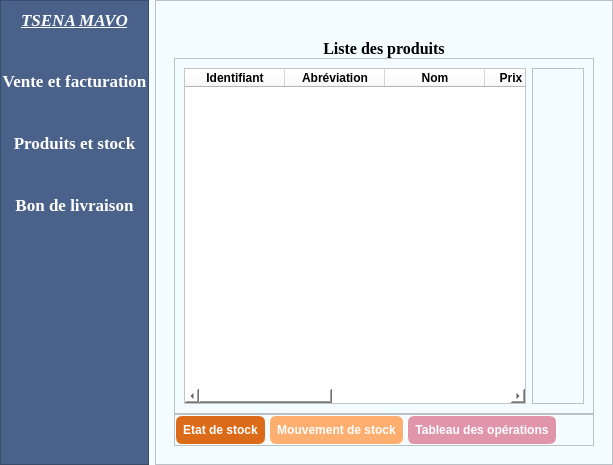
<?xml version="1.0" encoding="UTF-8"?>
<ui version="4.0">
 <class>App</class>
 <widget class="QWidget" name="App">
  <property name="geometry">
   <rect>
    <x>0</x>
    <y>0</y>
    <width>613</width>
    <height>465</height>
   </rect>
  </property>
  <property name="windowTitle">
   <string>Form</string>
  </property>
  <property name="styleSheet">
   <string notr="true">background-color: #F3FCFF</string>
  </property>
  <layout class="QHBoxLayout" name="horizontalLayout_2">
   <property name="leftMargin">
    <number>0</number>
   </property>
   <property name="topMargin">
    <number>0</number>
   </property>
   <property name="rightMargin">
    <number>0</number>
   </property>
   <property name="bottomMargin">
    <number>0</number>
   </property>
   <item>
    <widget class="QFrame" name="frame">
     <property name="styleSheet">
      <string notr="true">QFrame{
	background-color:#4A628A;
}
QPushButton{
	border: 1px solid #4A628A;
	background-color: #4A628A;
	color: white;
}
QPushButton:hover{
	background-color: #B9E5E8;
}
QPushButton:focus{
	background-color: #7AB2D3
}</string>
     </property>
     <property name="frameShape">
      <enum>QFrame::Shape::StyledPanel</enum>
     </property>
     <property name="frameShadow">
      <enum>QFrame::Shadow::Raised</enum>
     </property>
     <layout class="QVBoxLayout" name="verticalLayout">
      <property name="spacing">
       <number>40</number>
      </property>
      <property name="leftMargin">
       <number>0</number>
      </property>
      <property name="topMargin">
       <number>9</number>
      </property>
      <property name="rightMargin">
       <number>0</number>
      </property>
      <property name="bottomMargin">
       <number>9</number>
      </property>
      <item>
       <widget class="QLabel" name="label">
        <property name="font">
         <font>
          <family>Times New Roman</family>
          <pointsize>13</pointsize>
          <italic>true</italic>
          <bold>true</bold>
          <underline>true</underline>
         </font>
        </property>
        <property name="styleSheet">
         <string notr="true">color: white;</string>
        </property>
        <property name="text">
         <string>TSENA MAVO</string>
        </property>
        <property name="alignment">
         <set>Qt::AlignmentFlag::AlignCenter</set>
        </property>
       </widget>
      </item>
      <item>
       <widget class="QPushButton" name="btnPageVente">
        <property name="font">
         <font>
          <family>Times New Roman</family>
          <pointsize>13</pointsize>
          <bold>true</bold>
         </font>
        </property>
        <property name="text">
         <string>Vente et facturation</string>
        </property>
       </widget>
      </item>
      <item>
       <widget class="QPushButton" name="btnPageStock">
        <property name="font">
         <font>
          <family>Times New Roman</family>
          <pointsize>13</pointsize>
          <bold>true</bold>
         </font>
        </property>
        <property name="text">
         <string>Produits et stock</string>
        </property>
       </widget>
      </item>
      <item>
       <widget class="QPushButton" name="btnPageBon">
        <property name="font">
         <font>
          <family>Times New Roman</family>
          <pointsize>13</pointsize>
          <bold>true</bold>
         </font>
        </property>
        <property name="text">
         <string>Bon de livraison</string>
        </property>
       </widget>
      </item>
      <item>
       <spacer name="verticalSpacer">
        <property name="orientation">
         <enum>Qt::Orientation::Vertical</enum>
        </property>
        <property name="sizeHint" stdset="0">
         <size>
          <width>20</width>
          <height>40</height>
         </size>
        </property>
       </spacer>
      </item>
      <item>
       <widget class="QPushButton" name="btnDeconnexion">
        <property name="enabled">
         <bool>true</bool>
        </property>
        <property name="sizePolicy">
         <sizepolicy hsizetype="Preferred" vsizetype="Preferred">
          <horstretch>0</horstretch>
          <verstretch>0</verstretch>
         </sizepolicy>
        </property>
        <property name="font">
         <font>
          <family>Times New Roman</family>
          <pointsize>12</pointsize>
          <bold>true</bold>
         </font>
        </property>
        <property name="cursor">
         <cursorShape>PointingHandCursor</cursorShape>
        </property>
        <property name="styleSheet">
         <string notr="true">QPushButton{
	border:none;
	
	image: url(:/Downloads/CartoBMW/img/se-deconnecter.png);
}
QPushButton:hover{
	
	image: url(:/Downloads/CartoBMW/img/se-deconnecter (1).png);
	background-color: transparent;
}</string>
        </property>
        <property name="text">
         <string/>
        </property>
       </widget>
      </item>
     </layout>
    </widget>
   </item>
   <item>
    <widget class="QFrame" name="frame_6">
     <property name="frameShape">
      <enum>QFrame::Shape::StyledPanel</enum>
     </property>
     <property name="frameShadow">
      <enum>QFrame::Shadow::Raised</enum>
     </property>
     <layout class="QVBoxLayout" name="verticalLayout_2">
      <item>
       <widget class="QLabel" name="labelWorkspace">
        <property name="text">
         <string/>
        </property>
        <property name="alignment">
         <set>Qt::AlignmentFlag::AlignCenter</set>
        </property>
       </widget>
      </item>
      <item>
       <widget class="QStackedWidget" name="stackedWidget">
        <property name="font">
         <font>
          <family>Segoe UI</family>
          <pointsize>9</pointsize>
          <bold>false</bold>
         </font>
        </property>
        <property name="currentIndex">
         <number>1</number>
        </property>
        <widget class="QWidget" name="page_vente">
         <layout class="QVBoxLayout" name="verticalLayout_6">
          <item>
           <widget class="QLabel" name="label_2">
            <property name="font">
             <font>
              <family>Times New Roman</family>
              <pointsize>12</pointsize>
              <bold>true</bold>
             </font>
            </property>
            <property name="text">
             <string>Vente et facturation</string>
            </property>
            <property name="alignment">
             <set>Qt::AlignmentFlag::AlignCenter</set>
            </property>
           </widget>
          </item>
          <item>
           <widget class="QLineEdit" name="lineEditRecherche">
            <property name="styleSheet">
             <string notr="true">QLineEdit{
	border: 1px solid white;
	border-radius: 5px;
	
	background-color: rgb(255, 255, 255);
}

QLineEdit:focus{
	border: 1px solid black;
}</string>
            </property>
            <property name="placeholderText">
             <string>Recherche...</string>
            </property>
           </widget>
          </item>
          <item>
           <widget class="QFrame" name="frame_8">
            <property name="frameShape">
             <enum>QFrame::Shape::StyledPanel</enum>
            </property>
            <property name="frameShadow">
             <enum>QFrame::Shadow::Raised</enum>
            </property>
            <layout class="QHBoxLayout" name="horizontalLayout_5">
             <item>
              <widget class="QLabel" name="label_4">
               <property name="text">
                <string>Du :</string>
               </property>
              </widget>
             </item>
             <item>
              <widget class="QDateEdit" name="dateDebut"/>
             </item>
             <item>
              <widget class="QLabel" name="label_5">
               <property name="text">
                <string>Au :</string>
               </property>
              </widget>
             </item>
             <item>
              <widget class="QDateEdit" name="dateFin"/>
             </item>
             <item>
              <spacer name="horizontalSpacer_2">
               <property name="orientation">
                <enum>Qt::Orientation::Horizontal</enum>
               </property>
               <property name="sizeHint" stdset="0">
                <size>
                 <width>40</width>
                 <height>20</height>
                </size>
               </property>
              </spacer>
             </item>
             <item>
              <widget class="QPushButton" name="btnFiltrerDate">
               <property name="styleSheet">
                <string notr="true">QPushButton{
	border:none;
	image: url(:/Downloads/CartoBMW/img/systeme-de-filtrage-des-donnees.png);
}
QPushButton:hover{
	image: url(:/Downloads/CartoBMW/img/filtrage-des-donnees.png);
	
}</string>
               </property>
               <property name="text">
                <string/>
               </property>
              </widget>
             </item>
             <item>
              <widget class="QPushButton" name="btnReinitialiser">
               <property name="styleSheet">
                <string notr="true">QPushButton{
	border:none;
	
	image: url(:/Downloads/CartoBMW/img/faire-pivoter-le-symbole-dinterface-fleche-circulaire-gauche.png);
}
QPushButton:hover{
	image: url(:/Downloads/CartoBMW/img/annuler.png);
	
}</string>
               </property>
               <property name="text">
                <string/>
               </property>
              </widget>
             </item>
            </layout>
           </widget>
          </item>
          <item>
           <widget class="QFrame" name="frame_5">
            <property name="frameShape">
             <enum>QFrame::Shape::StyledPanel</enum>
            </property>
            <property name="frameShadow">
             <enum>QFrame::Shadow::Raised</enum>
            </property>
            <layout class="QHBoxLayout" name="horizontalLayout">
             <item>
              <widget class="QTableWidget" name="tableVente">
               <property name="styleSheet">
                <string notr="true">background-color: white;</string>
               </property>
               <attribute name="horizontalHeaderStretchLastSection">
                <bool>false</bool>
               </attribute>
               <column>
                <property name="text">
                 <string>Identifiant</string>
                </property>
                <property name="font">
                 <font>
                  <bold>true</bold>
                 </font>
                </property>
               </column>
               <column>
                <property name="text">
                 <string>Nom produit</string>
                </property>
                <property name="font">
                 <font>
                  <bold>true</bold>
                 </font>
                </property>
               </column>
               <column>
                <property name="text">
                 <string>Client</string>
                </property>
                <property name="font">
                 <font>
                  <bold>true</bold>
                 </font>
                </property>
               </column>
               <column>
                <property name="text">
                 <string>Quantité</string>
                </property>
                <property name="font">
                 <font>
                  <bold>true</bold>
                 </font>
                </property>
               </column>
               <column>
                <property name="text">
                 <string>CA</string>
                </property>
                <property name="font">
                 <font>
                  <bold>true</bold>
                 </font>
                </property>
               </column>
               <column>
                <property name="text">
                 <string>Date</string>
                </property>
                <property name="font">
                 <font>
                  <bold>true</bold>
                 </font>
                </property>
               </column>
               <column>
                <property name="text">
                 <string>Numéro du bon de livraison</string>
                </property>
                <property name="font">
                 <font>
                  <bold>true</bold>
                 </font>
                </property>
               </column>
              </widget>
             </item>
             <item>
              <widget class="QFrame" name="frame_2">
               <property name="frameShape">
                <enum>QFrame::Shape::StyledPanel</enum>
               </property>
               <property name="frameShadow">
                <enum>QFrame::Shadow::Raised</enum>
               </property>
               <layout class="QVBoxLayout" name="verticalLayout_3">
                <item>
                 <widget class="QPushButton" name="btnAjoutVente">
                  <property name="sizePolicy">
                   <sizepolicy hsizetype="Minimum" vsizetype="Fixed">
                    <horstretch>0</horstretch>
                    <verstretch>0</verstretch>
                   </sizepolicy>
                  </property>
                  <property name="cursor">
                   <cursorShape>PointingHandCursor</cursorShape>
                  </property>
                  <property name="mouseTracking">
                   <bool>true</bool>
                  </property>
                  <property name="toolTip">
                   <string>&lt;html&gt;&lt;head/&gt;&lt;body&gt;&lt;p&gt;Nouveau&lt;/p&gt;&lt;/body&gt;&lt;/html&gt;</string>
                  </property>
                  <property name="styleSheet">
                   <string notr="true">QPushButton{
	image: url(:/Downloads/CartoBMW/img/prefere.png);
	border:none;
}
QPushButton:hover{
	image:url(:/Downloads/CartoBMW/img/ajouter-le-contact.png);
}</string>
                  </property>
                  <property name="text">
                   <string/>
                  </property>
                 </widget>
                </item>
                <item>
                 <widget class="QPushButton" name="btnModifierVente">
                  <property name="cursor">
                   <cursorShape>PointingHandCursor</cursorShape>
                  </property>
                  <property name="styleSheet">
                   <string notr="true">QPushButton{
	image: url(:/Downloads/CartoBMW/img/crayon.png);
	border:none;
}
QPushButton:hover{
	image: url(:/Downloads/CartoBMW/img/crayon (1).png);
}</string>
                  </property>
                  <property name="text">
                   <string/>
                  </property>
                 </widget>
                </item>
                <item>
                 <widget class="QPushButton" name="btnSupprimerVente">
                  <property name="cursor">
                   <cursorShape>PointingHandCursor</cursorShape>
                  </property>
                  <property name="styleSheet">
                   <string notr="true">QPushButton{
	image: url(:/Downloads/CartoBMW/img/supprimer.png);
	border:none;
}
QPushButton:hover{
	image: url(:/Downloads/CartoBMW/img/supprimer (1).png);
}</string>
                  </property>
                  <property name="text">
                   <string/>
                  </property>
                 </widget>
                </item>
                <item>
                 <widget class="QPushButton" name="btnImprimerVente">
                  <property name="cursor">
                   <cursorShape>PointingHandCursor</cursorShape>
                  </property>
                  <property name="styleSheet">
                   <string notr="true">QPushButton{
	image: url(:/Downloads/CartoBMW/img/imprimante.png);
	border:none;
}
QPushButton:hover{
	image: url(:/Downloads/CartoBMW/img/imprimante-papier.png);
}</string>
                  </property>
                  <property name="text">
                   <string/>
                  </property>
                 </widget>
                </item>
                <item>
                 <spacer name="verticalSpacer_2">
                  <property name="orientation">
                   <enum>Qt::Orientation::Vertical</enum>
                  </property>
                  <property name="sizeHint" stdset="0">
                   <size>
                    <width>20</width>
                    <height>40</height>
                   </size>
                  </property>
                 </spacer>
                </item>
               </layout>
              </widget>
             </item>
            </layout>
           </widget>
          </item>
          <item>
           <widget class="QFrame" name="frame_10">
            <property name="styleSheet">
             <string notr="true">background-color: rgb(255, 255, 255);</string>
            </property>
            <property name="frameShape">
             <enum>QFrame::Shape::StyledPanel</enum>
            </property>
            <property name="frameShadow">
             <enum>QFrame::Shadow::Raised</enum>
            </property>
            <layout class="QHBoxLayout" name="horizontalLayout_6">
             <property name="spacing">
              <number>0</number>
             </property>
             <property name="leftMargin">
              <number>0</number>
             </property>
             <property name="topMargin">
              <number>0</number>
             </property>
             <property name="rightMargin">
              <number>0</number>
             </property>
             <property name="bottomMargin">
              <number>0</number>
             </property>
             <item>
              <widget class="QPushButton" name="btnFinance">
               <property name="font">
                <font>
                 <bold>true</bold>
                </font>
               </property>
               <property name="cursor">
                <cursorShape>PointingHandCursor</cursorShape>
               </property>
               <property name="styleSheet">
                <string notr="true">QPushButton{
	border: 1px solid white;
	border-radius: 7px;
	background-color: #872341;
	color:white;
	padding: 7px;
}
QPushButton:hover{
	background-color: #BE3144;
}</string>
               </property>
               <property name="text">
                <string>Finance et compta</string>
               </property>
              </widget>
             </item>
             <item>
              <spacer name="horizontalSpacer_3">
               <property name="orientation">
                <enum>Qt::Orientation::Horizontal</enum>
               </property>
               <property name="sizeHint" stdset="0">
                <size>
                 <width>40</width>
                 <height>20</height>
                </size>
               </property>
              </spacer>
             </item>
             <item>
              <widget class="QLabel" name="label_6">
               <property name="font">
                <font>
                 <family>Times New Roman</family>
                 <pointsize>15</pointsize>
                 <bold>true</bold>
                </font>
               </property>
               <property name="text">
                <string>Chiffre d'affaire :</string>
               </property>
              </widget>
             </item>
             <item>
              <widget class="QLabel" name="labelCA">
               <property name="font">
                <font>
                 <family>Times New Roman</family>
                 <pointsize>13</pointsize>
                 <bold>true</bold>
                </font>
               </property>
               <property name="text">
                <string>0</string>
               </property>
              </widget>
             </item>
            </layout>
           </widget>
          </item>
         </layout>
        </widget>
        <widget class="QWidget" name="page_stock">
         <layout class="QVBoxLayout" name="verticalLayout_5">
          <property name="spacing">
           <number>0</number>
          </property>
          <item>
           <widget class="QLabel" name="label_3">
            <property name="font">
             <font>
              <family>Times New Roman</family>
              <pointsize>12</pointsize>
              <bold>true</bold>
             </font>
            </property>
            <property name="text">
             <string>Liste des produits</string>
            </property>
            <property name="alignment">
             <set>Qt::AlignmentFlag::AlignCenter</set>
            </property>
           </widget>
          </item>
          <item>
           <widget class="QFrame" name="frame_4">
            <property name="frameShape">
             <enum>QFrame::Shape::StyledPanel</enum>
            </property>
            <property name="frameShadow">
             <enum>QFrame::Shadow::Raised</enum>
            </property>
            <layout class="QHBoxLayout" name="horizontalLayout_4">
             <item>
              <widget class="QTableWidget" name="tableStock">
               <property name="styleSheet">
                <string notr="true">background-color: white;</string>
               </property>
               <attribute name="horizontalHeaderStretchLastSection">
                <bool>false</bool>
               </attribute>
               <column>
                <property name="text">
                 <string>Identifiant</string>
                </property>
                <property name="font">
                 <font>
                  <bold>true</bold>
                 </font>
                </property>
               </column>
               <column>
                <property name="text">
                 <string>Abréviation</string>
                </property>
                <property name="font">
                 <font>
                  <bold>true</bold>
                 </font>
                </property>
               </column>
               <column>
                <property name="text">
                 <string>Nom</string>
                </property>
                <property name="font">
                 <font>
                  <bold>true</bold>
                 </font>
                </property>
               </column>
               <column>
                <property name="text">
                 <string>Prix Unitaire</string>
                </property>
                <property name="font">
                 <font>
                  <bold>true</bold>
                 </font>
                </property>
               </column>
               <column>
                <property name="text">
                 <string>Fournisseur</string>
                </property>
                <property name="font">
                 <font>
                  <bold>true</bold>
                 </font>
                </property>
               </column>
               <column>
                <property name="text">
                 <string>Unité</string>
                </property>
                <property name="font">
                 <font>
                  <bold>true</bold>
                 </font>
                </property>
               </column>
               <column>
                <property name="text">
                 <string>Catégorie</string>
                </property>
                <property name="font">
                 <font>
                  <bold>true</bold>
                 </font>
                </property>
               </column>
              </widget>
             </item>
             <item>
              <widget class="QFrame" name="frame_3">
               <property name="frameShape">
                <enum>QFrame::Shape::StyledPanel</enum>
               </property>
               <property name="frameShadow">
                <enum>QFrame::Shadow::Raised</enum>
               </property>
               <layout class="QVBoxLayout" name="verticalLayout_4">
                <item>
                 <widget class="QPushButton" name="btnAjoutStock">
                  <property name="cursor">
                   <cursorShape>PointingHandCursor</cursorShape>
                  </property>
                  <property name="toolTip">
                   <string>&lt;html&gt;&lt;head/&gt;&lt;body&gt;&lt;p&gt;Ajouter&lt;/p&gt;&lt;/body&gt;&lt;/html&gt;</string>
                  </property>
                  <property name="styleSheet">
                   <string notr="true">QPushButton{
	image: url(:/Downloads/CartoBMW/img/prefere.png);
	border:none;
}
QPushButton:hover{
	image:url(:/Downloads/CartoBMW/img/ajouter-le-contact.png);
}</string>
                  </property>
                  <property name="text">
                   <string/>
                  </property>
                 </widget>
                </item>
                <item>
                 <widget class="QPushButton" name="btnSupprimerStock">
                  <property name="cursor">
                   <cursorShape>PointingHandCursor</cursorShape>
                  </property>
                  <property name="toolTip">
                   <string>&lt;html&gt;&lt;head/&gt;&lt;body&gt;&lt;p&gt;Supprimer&lt;/p&gt;&lt;/body&gt;&lt;/html&gt;</string>
                  </property>
                  <property name="styleSheet">
                   <string notr="true">QPushButton{
	image: url(:/Downloads/CartoBMW/img/supprimer.png);
	border:none;
}
QPushButton:hover{
	image: url(:/Downloads/CartoBMW/img/supprimer (1).png);
}</string>
                  </property>
                  <property name="text">
                   <string/>
                  </property>
                 </widget>
                </item>
                <item>
                 <widget class="QPushButton" name="btnImprimerStock">
                  <property name="cursor">
                   <cursorShape>PointingHandCursor</cursorShape>
                  </property>
                  <property name="toolTip">
                   <string>&lt;html&gt;&lt;head/&gt;&lt;body&gt;&lt;p&gt;Imprimer&lt;/p&gt;&lt;/body&gt;&lt;/html&gt;</string>
                  </property>
                  <property name="styleSheet">
                   <string notr="true">QPushButton{
	image: url(:/Downloads/CartoBMW/img/imprimante.png);
	border:none;
}
QPushButton:hover{
	image: url(:/Downloads/CartoBMW/img/imprimante-papier.png);
}</string>
                  </property>
                  <property name="text">
                   <string/>
                  </property>
                 </widget>
                </item>
                <item>
                 <spacer name="verticalSpacer_3">
                  <property name="orientation">
                   <enum>Qt::Orientation::Vertical</enum>
                  </property>
                  <property name="sizeHint" stdset="0">
                   <size>
                    <width>20</width>
                    <height>40</height>
                   </size>
                  </property>
                 </spacer>
                </item>
               </layout>
              </widget>
             </item>
            </layout>
           </widget>
          </item>
          <item>
           <widget class="QFrame" name="frame_7">
            <property name="frameShape">
             <enum>QFrame::Shape::StyledPanel</enum>
            </property>
            <property name="frameShadow">
             <enum>QFrame::Shadow::Raised</enum>
            </property>
            <layout class="QHBoxLayout" name="horizontalLayout_3">
             <property name="spacing">
              <number>3</number>
             </property>
             <property name="leftMargin">
              <number>0</number>
             </property>
             <property name="topMargin">
              <number>0</number>
             </property>
             <property name="rightMargin">
              <number>0</number>
             </property>
             <property name="bottomMargin">
              <number>0</number>
             </property>
             <item>
              <widget class="QPushButton" name="btnEtatStock">
               <property name="font">
                <font>
                 <bold>true</bold>
                </font>
               </property>
               <property name="cursor">
                <cursorShape>PointingHandCursor</cursorShape>
               </property>
               <property name="styleSheet">
                <string notr="true">QPushButton{
	border: 1px solid white;
	border-radius: 7px;
	background-color: #DC6B19;
	color:white;
	padding: 7px;
}
QPushButton:hover{
	background-color: #FFAF45;
}</string>
               </property>
               <property name="text">
                <string>Etat de stock</string>
               </property>
              </widget>
             </item>
             <item>
              <widget class="QPushButton" name="btnMouvement">
               <property name="font">
                <font>
                 <bold>true</bold>
                </font>
               </property>
               <property name="cursor">
                <cursorShape>PointingHandCursor</cursorShape>
               </property>
               <property name="styleSheet">
                <string notr="true">QPushButton{
	border: 1px solid white;
	border-radius: 7px;
	background-color: #FEAE6F;
	color:white;
	padding: 7px;
}
QPushButton:hover{
	background-color: #F6DCAC;
}</string>
               </property>
               <property name="text">
                <string>Mouvement de stock</string>
               </property>
              </widget>
             </item>
             <item>
              <widget class="QPushButton" name="btnOperation">
               <property name="font">
                <font>
                 <bold>true</bold>
                </font>
               </property>
               <property name="cursor">
                <cursorShape>PointingHandCursor</cursorShape>
               </property>
               <property name="styleSheet">
                <string notr="true">QPushButton{
	border: 1px solid white;
	border-radius: 7px;
	background-color: #E195AB;
	color:white;
	padding: 7px;
}
QPushButton:hover{
	background-color: #FFEDFA;
}</string>
               </property>
               <property name="text">
                <string>Tableau des opérations</string>
               </property>
              </widget>
             </item>
             <item>
              <spacer name="horizontalSpacer">
               <property name="orientation">
                <enum>Qt::Orientation::Horizontal</enum>
               </property>
               <property name="sizeHint" stdset="0">
                <size>
                 <width>40</width>
                 <height>20</height>
                </size>
               </property>
              </spacer>
             </item>
            </layout>
           </widget>
          </item>
         </layout>
        </widget>
        <widget class="QWidget" name="pageBonDeLivraison">
         <layout class="QVBoxLayout" name="verticalLayout_7">
          <item>
           <widget class="QLabel" name="label_7">
            <property name="font">
             <font>
              <family>Times New Roman</family>
              <pointsize>12</pointsize>
              <bold>true</bold>
             </font>
            </property>
            <property name="text">
             <string>Bon de livraison</string>
            </property>
            <property name="alignment">
             <set>Qt::AlignmentFlag::AlignCenter</set>
            </property>
           </widget>
          </item>
          <item>
           <widget class="QLineEdit" name="lineEditRechercheBl">
            <property name="styleSheet">
             <string notr="true">QLineEdit{
	border: 1px solid white;
	border-radius: 5px;
	
	background-color: rgb(255, 255, 255);
}

QLineEdit:focus{
	border: 1px solid black;
}</string>
            </property>
            <property name="placeholderText">
             <string>Recherche...</string>
            </property>
           </widget>
          </item>
          <item>
           <widget class="QFrame" name="frame_13">
            <property name="frameShape">
             <enum>QFrame::Shape::StyledPanel</enum>
            </property>
            <property name="frameShadow">
             <enum>QFrame::Shadow::Raised</enum>
            </property>
            <layout class="QHBoxLayout" name="horizontalLayout_8">
             <item>
              <widget class="QLabel" name="label_8">
               <property name="text">
                <string>Du :</string>
               </property>
              </widget>
             </item>
             <item>
              <widget class="QDateEdit" name="dateDebutBl"/>
             </item>
             <item>
              <widget class="QLabel" name="label_9">
               <property name="text">
                <string>Au:</string>
               </property>
              </widget>
             </item>
             <item>
              <widget class="QDateEdit" name="dateFinBl"/>
             </item>
             <item>
              <spacer name="horizontalSpacer_4">
               <property name="orientation">
                <enum>Qt::Orientation::Horizontal</enum>
               </property>
               <property name="sizeHint" stdset="0">
                <size>
                 <width>40</width>
                 <height>20</height>
                </size>
               </property>
              </spacer>
             </item>
             <item>
              <widget class="QPushButton" name="btnFiltrageDateBl">
               <property name="cursor">
                <cursorShape>PointingHandCursor</cursorShape>
               </property>
               <property name="styleSheet">
                <string notr="true">QPushButton{
	border:none;
	image: url(:/Downloads/CartoBMW/img/systeme-de-filtrage-des-donnees.png);
}
QPushButton:hover{
	image: url(:/Downloads/CartoBMW/img/filtrage-des-donnees.png);
	
}</string>
               </property>
               <property name="text">
                <string/>
               </property>
              </widget>
             </item>
             <item>
              <widget class="QPushButton" name="btnReinitialiserBl">
               <property name="cursor">
                <cursorShape>PointingHandCursor</cursorShape>
               </property>
               <property name="styleSheet">
                <string notr="true">QPushButton{
	border:none;
	
	image: url(:/Downloads/CartoBMW/img/faire-pivoter-le-symbole-dinterface-fleche-circulaire-gauche.png);
}
QPushButton:hover{
	image: url(:/Downloads/CartoBMW/img/annuler.png);
	
}</string>
               </property>
               <property name="text">
                <string/>
               </property>
              </widget>
             </item>
            </layout>
           </widget>
          </item>
          <item>
           <widget class="QFrame" name="frame_9">
            <property name="frameShape">
             <enum>QFrame::Shape::StyledPanel</enum>
            </property>
            <property name="frameShadow">
             <enum>QFrame::Shadow::Raised</enum>
            </property>
            <layout class="QHBoxLayout" name="horizontalLayout_7">
             <item>
              <widget class="QFrame" name="frame_11">
               <property name="frameShape">
                <enum>QFrame::Shape::StyledPanel</enum>
               </property>
               <property name="frameShadow">
                <enum>QFrame::Shadow::Raised</enum>
               </property>
               <layout class="QVBoxLayout" name="verticalLayout_8">
                <item>
                 <widget class="QTableWidget" name="tableBonDeLivraison">
                  <property name="styleSheet">
                   <string notr="true">background-color: white;</string>
                  </property>
                  <column>
                   <property name="text">
                    <string>Identifiant</string>
                   </property>
                   <property name="font">
                    <font>
                     <bold>true</bold>
                    </font>
                   </property>
                  </column>
                  <column>
                   <property name="text">
                    <string>Nom du client</string>
                   </property>
                   <property name="font">
                    <font>
                     <bold>true</bold>
                    </font>
                   </property>
                  </column>
                  <column>
                   <property name="text">
                    <string>Nom du produit</string>
                   </property>
                   <property name="font">
                    <font>
                     <bold>true</bold>
                    </font>
                   </property>
                  </column>
                  <column>
                   <property name="text">
                    <string>Quantite</string>
                   </property>
                   <property name="font">
                    <font>
                     <bold>true</bold>
                    </font>
                   </property>
                  </column>
                  <column>
                   <property name="text">
                    <string>Date de livraison</string>
                   </property>
                   <property name="font">
                    <font>
                     <bold>true</bold>
                    </font>
                   </property>
                  </column>
                  <column>
                   <property name="text">
                    <string>Statut du bon de livraison</string>
                   </property>
                   <property name="font">
                    <font>
                     <bold>true</bold>
                    </font>
                   </property>
                  </column>
                  <column>
                   <property name="text">
                    <string>Prix total à payer</string>
                   </property>
                   <property name="font">
                    <font>
                     <bold>true</bold>
                    </font>
                   </property>
                  </column>
                 </widget>
                </item>
               </layout>
              </widget>
             </item>
             <item>
              <widget class="QFrame" name="frame_12">
               <property name="frameShape">
                <enum>QFrame::Shape::StyledPanel</enum>
               </property>
               <property name="frameShadow">
                <enum>QFrame::Shadow::Raised</enum>
               </property>
               <layout class="QVBoxLayout" name="verticalLayout_9">
                <item>
                 <widget class="QPushButton" name="btnNouveauBonDeLivraison">
                  <property name="cursor">
                   <cursorShape>PointingHandCursor</cursorShape>
                  </property>
                  <property name="styleSheet">
                   <string notr="true">QPushButton{
	image: url(:/Downloads/CartoBMW/img/prefere.png);
	border:none;
}
QPushButton:hover{
	image:url(:/Downloads/CartoBMW/img/ajouter-le-contact.png);
}</string>
                  </property>
                  <property name="text">
                   <string/>
                  </property>
                 </widget>
                </item>
                <item>
                 <widget class="QPushButton" name="btnModifierBl">
                  <property name="cursor">
                   <cursorShape>PointingHandCursor</cursorShape>
                  </property>
                  <property name="styleSheet">
                   <string notr="true">QPushButton{
	image: url(:/Downloads/CartoBMW/img/crayon.png);
	border:none;
}
QPushButton:hover{
	image: url(:/Downloads/CartoBMW/img/crayon (1).png);
}</string>
                  </property>
                  <property name="text">
                   <string/>
                  </property>
                 </widget>
                </item>
                <item>
                 <widget class="QPushButton" name="btnSupprimerBonDeLivraison">
                  <property name="cursor">
                   <cursorShape>PointingHandCursor</cursorShape>
                  </property>
                  <property name="styleSheet">
                   <string notr="true">QPushButton{
	image: url(:/Downloads/CartoBMW/img/supprimer.png);
	border:none;
}
QPushButton:hover{
	image: url(:/Downloads/CartoBMW/img/supprimer (1).png);
}</string>
                  </property>
                  <property name="text">
                   <string/>
                  </property>
                 </widget>
                </item>
                <item>
                 <widget class="QPushButton" name="btnImprimerBl">
                  <property name="cursor">
                   <cursorShape>PointingHandCursor</cursorShape>
                  </property>
                  <property name="styleSheet">
                   <string notr="true">QPushButton{
	image: url(:/Downloads/CartoBMW/img/imprimante.png);
	border:none;
}
QPushButton:hover{
	image: url(:/Downloads/CartoBMW/img/imprimante-papier.png);
}</string>
                  </property>
                  <property name="text">
                   <string/>
                  </property>
                 </widget>
                </item>
                <item>
                 <spacer name="verticalSpacer_4">
                  <property name="orientation">
                   <enum>Qt::Orientation::Vertical</enum>
                  </property>
                  <property name="sizeHint" stdset="0">
                   <size>
                    <width>20</width>
                    <height>40</height>
                   </size>
                  </property>
                 </spacer>
                </item>
               </layout>
              </widget>
             </item>
            </layout>
           </widget>
          </item>
         </layout>
        </widget>
       </widget>
      </item>
     </layout>
    </widget>
   </item>
  </layout>
 </widget>
 <resources/>
 <connections/>
</ui>
